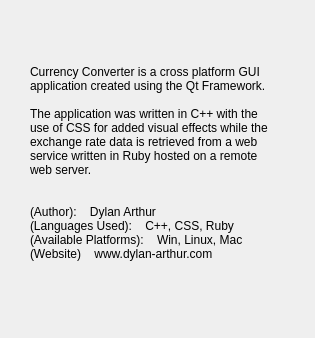
<?xml version="1.0" encoding="UTF-8"?>
<ui version="4.0">
 <class>AboutDialog</class>
 <widget class="QDialog" name="AboutDialog">
  <property name="geometry">
   <rect>
    <x>0</x>
    <y>0</y>
    <width>315</width>
    <height>338</height>
   </rect>
  </property>
  <property name="windowTitle">
   <string>About</string>
  </property>
  <widget class="QLabel" name="label">
   <property name="geometry">
    <rect>
     <x>30</x>
     <y>40</y>
     <width>271</width>
     <height>231</height>
    </rect>
   </property>
   <property name="text">
    <string>
Currency Converter is a cross platform GUI
application created using the Qt Framework.

The application was written in C++ with the
use of CSS for added visual effects while the
exchange rate data is retrieved from a web
service written in Ruby hosted on a remote
web server. 


(Author):    Dylan Arthur
(Languages Used):    C++, CSS, Ruby
(Available Platforms):    Win, Linux, Mac
(Website)    www.dylan-arthur.com</string>
   </property>
   <property name="textFormat">
    <enum>Qt::PlainText</enum>
   </property>
  </widget>
 </widget>
 <resources/>
 <connections/>
</ui>
